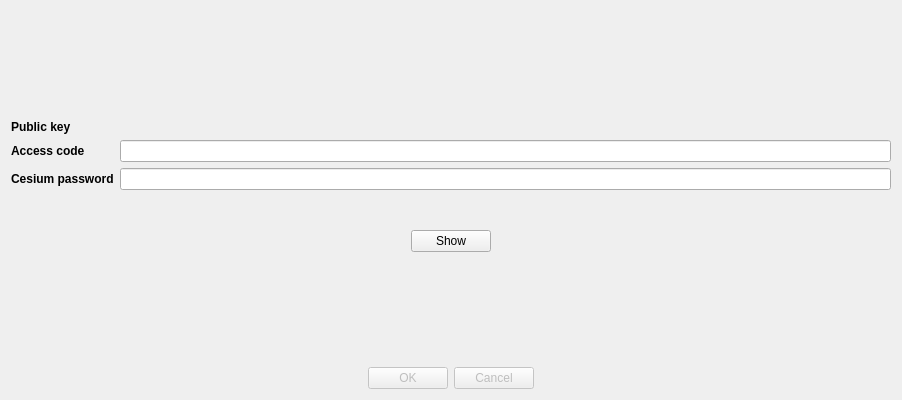
<?xml version="1.0" encoding="UTF-8"?>
<ui version="4.0">
 <class>UnlockDialog</class>
 <widget class="QDialog" name="UnlockDialog">
  <property name="geometry">
   <rect>
    <x>0</x>
    <y>0</y>
    <width>902</width>
    <height>400</height>
   </rect>
  </property>
  <property name="windowTitle">
   <string>Unlock account</string>
  </property>
  <property name="styleSheet">
   <string notr="true"/>
  </property>
  <layout class="QVBoxLayout" name="verticalLayout">
   <item>
    <layout class="QHBoxLayout" name="horizontalLayout">
     <item>
      <widget class="QLabel" name="label">
       <property name="maximumSize">
        <size>
         <width>200</width>
         <height>200</height>
        </size>
       </property>
       <property name="text">
        <string/>
       </property>
       <property name="pixmap">
        <pixmap resource="../../icons/tikka.slots.pyqt.resources.icons.index.qrc">:/images/unlocked_cartoon_400x400.png</pixmap>
       </property>
       <property name="scaledContents">
        <bool>true</bool>
       </property>
      </widget>
     </item>
    </layout>
   </item>
   <item>
    <layout class="QFormLayout" name="formLayout">
     <item row="0" column="0">
      <widget class="QLabel" name="label_2">
       <property name="font">
        <font>
         <weight>75</weight>
         <bold>true</bold>
        </font>
       </property>
       <property name="text">
        <string>Public key</string>
       </property>
      </widget>
     </item>
     <item row="0" column="1">
      <widget class="QLabel" name="public_key_value_label">
       <property name="text">
        <string/>
       </property>
      </widget>
     </item>
     <item row="1" column="1">
      <widget class="QLineEdit" name="access_code_line_edit">
       <property name="text">
        <string/>
       </property>
       <property name="echoMode">
        <enum>QLineEdit::Password</enum>
       </property>
      </widget>
     </item>
     <item row="1" column="0">
      <widget class="QLabel" name="label_3">
       <property name="font">
        <font>
         <weight>75</weight>
         <bold>true</bold>
        </font>
       </property>
       <property name="text">
        <string>Access code</string>
       </property>
      </widget>
     </item>
     <item row="2" column="0">
      <widget class="QLabel" name="label_4">
       <property name="font">
        <font>
         <weight>75</weight>
         <bold>true</bold>
        </font>
       </property>
       <property name="text">
        <string>Cesium password</string>
       </property>
      </widget>
     </item>
     <item row="2" column="1">
      <widget class="QLineEdit" name="cesium_password_line_edit">
       <property name="echoMode">
        <enum>QLineEdit::Password</enum>
       </property>
      </widget>
     </item>
    </layout>
   </item>
   <item alignment="Qt::AlignHCenter">
    <widget class="QPushButton" name="showButton">
     <property name="text">
      <string>Show</string>
     </property>
    </widget>
   </item>
   <item alignment="Qt::AlignHCenter">
    <widget class="QLabel" name="error_label">
     <property name="styleSheet">
      <string notr="true">color : rgb(255, 0, 0)</string>
     </property>
     <property name="text">
      <string/>
     </property>
    </widget>
   </item>
   <item alignment="Qt::AlignHCenter">
    <widget class="QDialogButtonBox" name="buttonBox">
     <property name="enabled">
      <bool>false</bool>
     </property>
     <property name="orientation">
      <enum>Qt::Horizontal</enum>
     </property>
     <property name="standardButtons">
      <set>QDialogButtonBox::Cancel|QDialogButtonBox::Ok</set>
     </property>
    </widget>
   </item>
  </layout>
 </widget>
 <resources>
  <include location="../../icons/tikka.slots.pyqt.resources.icons.index.qrc"/>
 </resources>
 <connections>
  <connection>
   <sender>buttonBox</sender>
   <signal>accepted()</signal>
   <receiver>UnlockDialog</receiver>
   <slot>accept()</slot>
   <hints>
    <hint type="sourcelabel">
     <x>248</x>
     <y>254</y>
    </hint>
    <hint type="destinationlabel">
     <x>157</x>
     <y>274</y>
    </hint>
   </hints>
  </connection>
  <connection>
   <sender>buttonBox</sender>
   <signal>rejected()</signal>
   <receiver>UnlockDialog</receiver>
   <slot>reject()</slot>
   <hints>
    <hint type="sourcelabel">
     <x>316</x>
     <y>260</y>
    </hint>
    <hint type="destinationlabel">
     <x>286</x>
     <y>274</y>
    </hint>
   </hints>
  </connection>
 </connections>
</ui>
